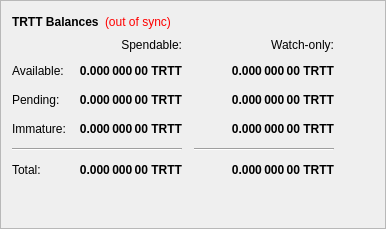
        <widget class="QFrame" name="frame">
         <property name="frameShape">
          <enum>QFrame::StyledPanel</enum>
         </property>
         <property name="frameShadow">
          <enum>QFrame::Raised</enum>
         </property>
         <layout class="QVBoxLayout" name="verticalLayout_4">
          <item>
           <layout class="QHBoxLayout" name="horizontalLayout_4">
            <item>
             <widget class="QLabel" name="label_5">
              <property name="font">
               <font>
                <weight>75</weight>
                <bold>true</bold>
               </font>
              </property>
              <property name="text">
               <string>TRTT Balances</string>
              </property>
             </widget>
            </item>
            <item>
             <widget class="QLabel" name="labelWalletStatus">
              <property name="cursor">
               <cursorShape>WhatsThisCursor</cursorShape>
              </property>
              <property name="toolTip">
               <string>The displayed information may be out of date. Your wallet automatically synchronizes with the Trittium network after a connection is established, but this process has not completed yet.</string>
              </property>
              <property name="styleSheet">
               <string notr="true">QLabel { color: red; }</string>
              </property>
              <property name="text">
               <string notr="true">(out of sync)</string>
              </property>
              <property name="alignment">
               <set>Qt::AlignLeading|Qt::AlignLeft|Qt::AlignVCenter</set>
              </property>
             </widget>
            </item>
            <item>
             <spacer name="horizontalSpacer_3">
              <property name="orientation">
               <enum>Qt::Horizontal</enum>
              </property>
              <property name="sizeHint" stdset="0">
               <size>
                <width>40</width>
                <height>20</height>
               </size>
              </property>
             </spacer>
            </item>
           </layout>
          </item>
          <item>
           <layout class="QGridLayout" name="gridLayout">
            <property name="spacing">
             <number>12</number>
            </property>
            <item row="2" column="2">
             <widget class="QLabel" name="labelWatchPending">
              <property name="font">
               <font>
                <weight>75</weight>
                <bold>true</bold>
               </font>
              </property>
              <property name="cursor">
               <cursorShape>IBeamCursor</cursorShape>
              </property>
              <property name="toolTip">
               <string>Unconfirmed transactions to watch-only addresses</string>
              </property>
              <property name="text">
               <string notr="true">0.000 000 00 TRTT</string>
              </property>
              <property name="alignment">
               <set>Qt::AlignRight|Qt::AlignTrailing|Qt::AlignVCenter</set>
              </property>
              <property name="textInteractionFlags">
               <set>Qt::LinksAccessibleByMouse|Qt::TextSelectableByKeyboard|Qt::TextSelectableByMouse</set>
              </property>
             </widget>
            </item>
            <item row="2" column="1">
             <widget class="QLabel" name="labelUnconfirmed">
              <property name="font">
               <font>
                <weight>75</weight>
                <bold>true</bold>
               </font>
              </property>
              <property name="cursor">
               <cursorShape>IBeamCursor</cursorShape>
              </property>
              <property name="toolTip">
               <string>Total of transactions that have yet to be confirmed, and do not yet count toward the spendable balance</string>
              </property>
              <property name="text">
               <string notr="true">0.000 000 00 TRTT</string>
              </property>
              <property name="alignment">
               <set>Qt::AlignRight|Qt::AlignTrailing|Qt::AlignVCenter</set>
              </property>
              <property name="textInteractionFlags">
               <set>Qt::LinksAccessibleByMouse|Qt::TextSelectableByKeyboard|Qt::TextSelectableByMouse</set>
              </property>
             </widget>
            </item>
            <item row="3" column="2">
             <widget class="QLabel" name="labelWatchImmature">
              <property name="font">
               <font>
                <weight>75</weight>
                <bold>true</bold>
               </font>
              </property>
              <property name="cursor">
               <cursorShape>IBeamCursor</cursorShape>
              </property>
              <property name="toolTip">
               <string>Staked or masternode rewards in watch-only addresses that has not yet matured</string>
              </property>
              <property name="text">
               <string notr="true">0.000 000 00 TRTT</string>
              </property>
              <property name="alignment">
               <set>Qt::AlignRight|Qt::AlignTrailing|Qt::AlignVCenter</set>
              </property>
              <property name="textInteractionFlags">
               <set>Qt::LinksAccessibleByMouse|Qt::TextSelectableByKeyboard|Qt::TextSelectableByMouse</set>
              </property>
             </widget>
            </item>
            <item row="4" column="0" colspan="2">
             <widget class="Line" name="lineSpendableBalance">
              <property name="orientation">
               <enum>Qt::Horizontal</enum>
              </property>
             </widget>
            </item>
            <item row="4" column="2">
             <widget class="Line" name="lineWatchBalance">
              <property name="sizePolicy">
               <sizepolicy hsizetype="Preferred" vsizetype="Fixed">
                <horstretch>0</horstretch>
                <verstretch>0</verstretch>
               </sizepolicy>
              </property>
              <property name="minimumSize">
               <size>
                <width>140</width>
                <height>0</height>
               </size>
              </property>
              <property name="orientation">
               <enum>Qt::Horizontal</enum>
              </property>
             </widget>
            </item>
            <item row="5" column="0">
             <widget class="QLabel" name="labelTotalText">
              <property name="text">
               <string>Total:</string>
              </property>
             </widget>
            </item>
            <item row="3" column="1">
             <widget class="QLabel" name="labelImmature">
              <property name="font">
               <font>
                <weight>75</weight>
                <bold>true</bold>
               </font>
              </property>
              <property name="cursor">
               <cursorShape>IBeamCursor</cursorShape>
              </property>
              <property name="toolTip">
               <string>Staked or masternode rewards that has not yet matured</string>
              </property>
              <property name="text">
               <string notr="true">0.000 000 00 TRTT</string>
              </property>
              <property name="alignment">
               <set>Qt::AlignRight|Qt::AlignTrailing|Qt::AlignVCenter</set>
              </property>
              <property name="textInteractionFlags">
               <set>Qt::LinksAccessibleByMouse|Qt::TextSelectableByKeyboard|Qt::TextSelectableByMouse</set>
              </property>
             </widget>
            </item>
            <item row="2" column="3">
             <spacer name="horizontalSpacer_2">
              <property name="orientation">
               <enum>Qt::Horizontal</enum>
              </property>
              <property name="sizeHint" stdset="0">
               <size>
                <width>40</width>
                <height>20</height>
               </size>
              </property>
             </spacer>
            </item>
            <item row="3" column="0">
             <widget class="QLabel" name="labelImmatureText">
              <property name="text">
               <string>Immature:</string>
              </property>
             </widget>
            </item>
            <item row="5" column="1">
             <widget class="QLabel" name="labelTotal">
              <property name="font">
               <font>
                <weight>75</weight>
                <bold>true</bold>
               </font>
              </property>
              <property name="cursor">
               <cursorShape>IBeamCursor</cursorShape>
              </property>
              <property name="toolTip">
               <string>Your current total balance</string>
              </property>
              <property name="text">
               <string notr="true">0.000 000 00 TRTT</string>
              </property>
              <property name="alignment">
               <set>Qt::AlignRight|Qt::AlignTrailing|Qt::AlignVCenter</set>
              </property>
              <property name="textInteractionFlags">
               <set>Qt::LinksAccessibleByMouse|Qt::TextSelectableByKeyboard|Qt::TextSelectableByMouse</set>
              </property>
             </widget>
            </item>
            <item row="5" column="2">
             <widget class="QLabel" name="labelWatchTotal">
              <property name="font">
               <font>
                <weight>75</weight>
                <bold>true</bold>
               </font>
              </property>
              <property name="cursor">
               <cursorShape>IBeamCursor</cursorShape>
              </property>
              <property name="toolTip">
               <string>Current total balance in watch-only addresses</string>
              </property>
              <property name="text">
               <string notr="true">0.000 000 00 TRTT</string>
              </property>
              <property name="alignment">
               <set>Qt::AlignRight|Qt::AlignTrailing|Qt::AlignVCenter</set>
              </property>
              <property name="textInteractionFlags">
               <set>Qt::LinksAccessibleByMouse|Qt::TextSelectableByKeyboard|Qt::TextSelectableByMouse</set>
              </property>
             </widget>
            </item>
            <item row="0" column="2">
             <widget class="QLabel" name="labelWatchonly">
              <property name="text">
               <string>Watch-only:</string>
              </property>
              <property name="alignment">
               <set>Qt::AlignRight|Qt::AlignTrailing|Qt::AlignVCenter</set>
              </property>
             </widget>
            </item>
            <item row="1" column="0">
             <widget class="QLabel" name="labelBalanceText">
              <property name="text">
               <string>Available:</string>
              </property>
             </widget>
            </item>
            <item row="1" column="1">
             <widget class="QLabel" name="labelBalance">
              <property name="font">
               <font>
                <weight>75</weight>
                <bold>true</bold>
               </font>
              </property>
              <property name="cursor">
               <cursorShape>IBeamCursor</cursorShape>
              </property>
              <property name="toolTip">
               <string>Your current spendable balance</string>
              </property>
              <property name="text">
               <string notr="true">0.000 000 00 TRTT</string>
              </property>
              <property name="alignment">
               <set>Qt::AlignRight|Qt::AlignTrailing|Qt::AlignVCenter</set>
              </property>
              <property name="textInteractionFlags">
               <set>Qt::LinksAccessibleByMouse|Qt::TextSelectableByKeyboard|Qt::TextSelectableByMouse</set>
              </property>
             </widget>
            </item>
            <item row="1" column="2">
             <widget class="QLabel" name="labelWatchAvailable">
              <property name="font">
               <font>
                <weight>75</weight>
                <bold>true</bold>
               </font>
              </property>
              <property name="cursor">
               <cursorShape>IBeamCursor</cursorShape>
              </property>
              <property name="toolTip">
               <string>Your current balance in watch-only addresses</string>
              </property>
              <property name="text">
               <string notr="true">0.000 000 00 TRTT</string>
              </property>
              <property name="alignment">
               <set>Qt::AlignRight|Qt::AlignTrailing|Qt::AlignVCenter</set>
              </property>
              <property name="textInteractionFlags">
               <set>Qt::LinksAccessibleByMouse|Qt::TextSelectableByKeyboard|Qt::TextSelectableByMouse</set>
              </property>
             </widget>
            </item>
            <item row="2" column="0">
             <widget class="QLabel" name="labelPendingText">
              <property name="text">
               <string>Pending:</string>
              </property>
             </widget>
            </item>
            <item row="0" column="1">
             <widget class="QLabel" name="labelSpendable">
              <property name="text">
               <string>Spendable:</string>
              </property>
              <property name="alignment">
               <set>Qt::AlignRight|Qt::AlignTrailing|Qt::AlignVCenter</set>
              </property>
             </widget>
            </item>
           </layout>
          </item>
          <item>
           <spacer name="verticalSpacer_4">
            <property name="orientation">
             <enum>Qt::Vertical</enum>
            </property>
            <property name="sizeHint" stdset="0">
             <size>
              <width>20</width>
              <height>40</height>
             </size>
            </property>
           </spacer>
          </item>
         </layout>
        </widget>
